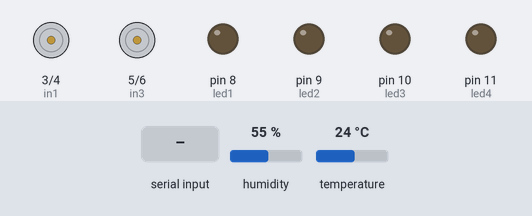
Bench run of a sketch on a simulated Arduino Uno, built with avr-gcc and run on an emulated ATmega328P. Shown: motor-driver pin pairs drawn as motors (green arrow = first pin HIGH = forward, orange = second pin HIGH = backward, longer = more drive), output pins drawn as LEDs (lit = HIGH). The test bench sets the inputs (shaded band); at power-on: humidity 55 %, temperature 24 °C. What the sketch prints to the serial monitor is not drawn.

Above: at 1.2 s.
1.3 s: "a" received over Serial
At 2.0 s:
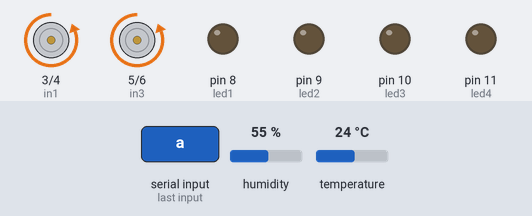
2.8 s: "b" received over Serial
At 3.2 s:
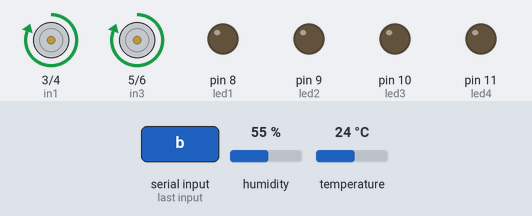
4.3 s: "c" received over Serial
At 5.5 s:
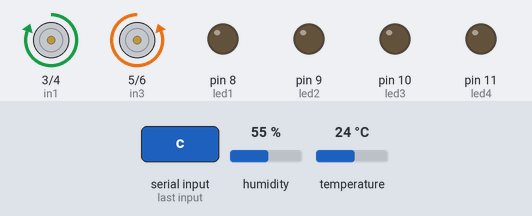
5.8 s: "d" received over Serial
At 6.6 s:
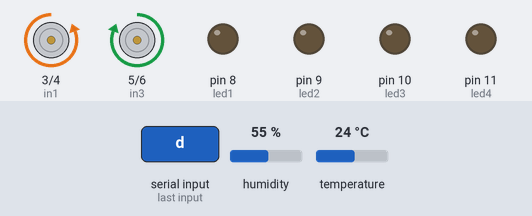
7.3 s: "f" received over Serial
At 7.8 s:
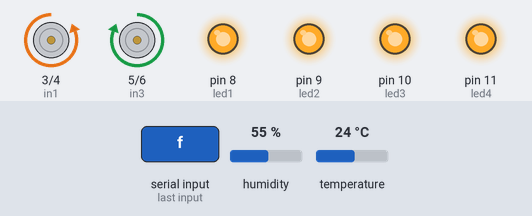
8.8 s: "e" received over Serial
At 10.1 s:
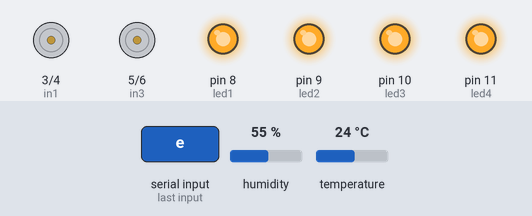
Timing chart, 0 to 11.3 s (numbered marks = the images above; inputs shaded):
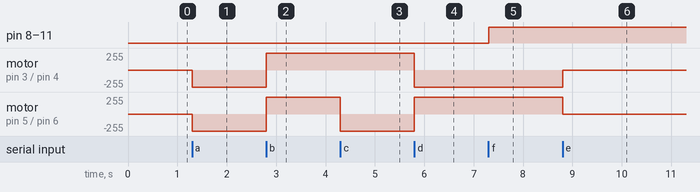

The sketch:

xe_bluetooth_hc05_NEW.ino
```cpp
// Định ngĩa các chân điều khiển động cơ
#define in1 3
#define in2 4
#define in3 5
#define in4 6

//định nghĩa các chân led
#define led1 8
#define led2 9
#define led3 10
#define led4 11

#include "DHT.h"//khai báo thư viện DHT
#define DHTTYPE DHT11 //Định nghĩa loại DHT( Chọn DHT11)
#define DHTPIN 7 // Khai báo chân DHT11
DHT dht(DHTPIN, DHTTYPE);

char bluetoothByte ; //khai báo biến nhận bluetooth
int timer = 0; // tạo 1 biến đếm

void setup() {
  pinMode(in1, OUTPUT); // khai báo chân điều khiển động cơ
  pinMode(in2, OUTPUT);
  pinMode(in3, OUTPUT);
  pinMode(in4, OUTPUT);
  pinMode(led1, OUTPUT); // khai báo chân led
  pinMode(led2, OUTPUT);
  pinMode(led3, OUTPUT);
  pinMode(led4, OUTPUT);
  // khai báo các chân in1,in2,in3,in4 của mạch điều khiển động cơ và chân 7 là mạch DHT và các chân 8 , 9, 10, 11 điều khiển led
  Serial.begin(9600);
  dht.begin();
}
void loop() {


  // Nếu nhận được giá trị
  if (Serial.available() > 0) {
    //đọc dữ liệu gửi về
    bluetoothByte = Serial.read();
    Serial.println(bluetoothByte);

    if (bluetoothByte == 'a') //khi app inventor gửi kí tự 'a' về module bluetooth hc-05 thì tín hiệu này sẽ được arduino tiếp nhận và cho xe chạy tiến
     ditien();


    else if (bluetoothByte == 'e')//khi app inventor gửi kí tự 'e' về module bluetooth hc-05 thì tín hiệu này sẽ được arduino tiếp nhận và cho xe dừng lại
      dunglai();
    else if (bluetoothByte == 'b')//khi app inventor gửi kí tự 'b' về module bluetooth hc-05 thì tín hiệu này sẽ được arduino tiếp nhận và cho xe chạy lùi
      dilui();
    else if (bluetoothByte == 'c')//khi app inventor gửi kí tự 'c' về module bluetooth hc-05 thì tín hiệu này sẽ được arduino tiếp nhận và cho xe quay qua trái
      quaytrai();
    else if (bluetoothByte == 'd')//khi app inventor gửi kí tự 'd' về module bluetooth hc-05 thì tín hiệu này sẽ được arduino tiếp nhận và cho xe quay qua phải
    {
      quayphai();
    }
    else if (bluetoothByte == 'f') //khi app inventor gửi kí tự 'f' về module bluetooth hc-05 thì tín hiệu này sẽ được arduino tiếp nhận và cho LED sáng
      ledsang();
    else if (bluetoothByte == 'g') //khi app inventor gửi kí tự 'g' về module bluetooth hc-05 thì tín hiệu này sẽ được arduino tiếp nhận và cho LED tắt
      ledtat();

  }
  nhietdo_doam();
delay(1);
}
// Phần điều khiển động cơ
void nhietdo_doam()
{
  timer =  timer + 1;
  if (timer > 500) //
  {
    byte h = dht.readHumidity(); //đọc dữ liệu độ ẩm
    byte t = dht.readTemperature(); // đọc dữ liệu nhiệt độ
    Serial.print((int)h); // gửi dữ liệu độ ẩm lên Serial để truyền qua bluetooth lên APP INVENTOR
    Serial.print(" %"); // gửi ký tự % lên lên Serial để truyền qua bluetooth lên APP INVENTOR
    Serial.print("l"); // gửi ký tự l lên Serial để lên Serial để truyền qua bluetooth lên APP INVENTOR ( ký tự l được xem như là ký tự tách các các biến với nhau khi gửi lên, ở đây là tách 2 biến nhiệt độ với độ ẩm)
    Serial.print((int)t); // gửi dữ liệu nhiệt độ lên Serial để truyền qua bluetooth lên APP INVENTOR
    Serial.println(" độ C"); //gửi ký tự "độ C" lên lên Serial để truyền qua bluetooth lên APP INVENTOR
    Serial.print("l");
    timer = 0;
  }
}
void dunglai() {
  digitalWrite(in1, LOW);
  digitalWrite(in2, LOW);
  digitalWrite(in3, LOW);
  digitalWrite(in4, LOW);
  // đoạn code này mình cho các chân ở mức thấp thì cả 4 động cơ đều dừng
}
void dilui() {
  digitalWrite(in1, HIGH);    //đây là chân in1 nhận tín hiệu mức cao cùng vs chân in3 để xe chạy tiến
  digitalWrite(in2, LOW);
  digitalWrite(in3, HIGH);
  digitalWrite(in4, LOW);


}
void ditien() {
  digitalWrite(in1, LOW);
  digitalWrite(in2, HIGH);    //ngược lại với chân tiến thì chân in2 và in4 ở mức cao thì sẽ đi lùi
  digitalWrite(in3, LOW);
  digitalWrite(in4, HIGH);
}
void quaytrai() {
  digitalWrite(in1, HIGH);
  digitalWrite(in2, LOW);
  digitalWrite(in3, LOW);
  digitalWrite(in4, HIGH);    // động cơ bên trái sẽ quay ngược về sau  và động cơ bên phải tiến thì sẽ quay qua trái

}
void quayphai() {
  digitalWrite(in1, LOW);
  digitalWrite(in2, HIGH);
  digitalWrite(in3, HIGH);   // động cơ bên phải sẽ quay ngược về sau và động cơ bên trái tiến thì sẽ quay qua trái
  digitalWrite(in4, LOW);

}

void ledsang () {

  digitalWrite(led1, HIGH);
  digitalWrite(led2, HIGH);
  digitalWrite(led3, HIGH); // toàn bộ LED sáng
  digitalWrite(led4, HIGH);
}
void ledtat () {

  digitalWrite(led1, LOW);
  digitalWrite(led2, LOW);
  digitalWrite(led3, LOW); // toàn bộ LED tắt
  digitalWrite(led4, LOW);
}
```

Measured:
- after the input at 1.3 s, motor on pin 3 (in1) / pin 4 (in2), motor on pin 5 (in3) / pin 6 (in4): stopped → backward 255/255 at once
- after the input at 2.8 s, motor on pin 3 (in1) / pin 4 (in2), motor on pin 5 (in3) / pin 6 (in4): backward 255/255 → forward 255/255 at once
- after the input at 4.3 s, motor on pin 5 (in3) / pin 6 (in4): forward 255/255 → backward 255/255 at once
- after the input at 5.8 s, motor on pin 3 (in1) / pin 4 (in2): forward 255/255 → backward 255/255 at once; motor on pin 5 (in3) / pin 6 (in4): backward 255/255 → forward 255/255 at once
- after the input at 7.3 s, pin 8 (led1), pin 9 (led2), pin 10 (led3), pin 11 (led4): LOW → HIGH at once
- after the input at 8.8 s, motor on pin 3 (in1) / pin 4 (in2): backward 255/255 → stopped at once; motor on pin 5 (in3) / pin 6 (in4): forward 255/255 → stopped at once
